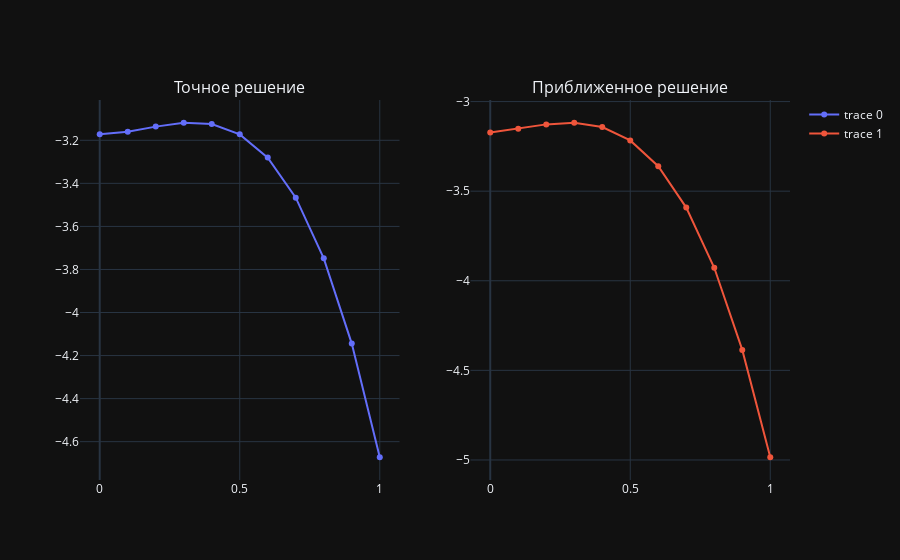

Notebook code for this chart:
### Code cell
# fig, axs = plt.subplots(ncols = 2, nrows = 1)

# X, Y = np.meshgrid(t, x)
# y1 = bw_euler(x,t)



# z = [y1[i][p] for i in range(n_t)]
# axs[0].plot(t, U(t))
# axs[0].set_title(f"Точное решение x= 0.{p}")

# axs[1].plot(t, z, "#F11A7B")
# axs[1].set_title(f"Приблеженное решение x= 0.{p}")
# #axs[1].plot_surface(x, t, bw_euler(x,t))

# fig.tight_layout()
# plt.show()

fig = make_subplots(
    rows=1, cols=2,
   subplot_titles = [ "Точное решение", "Приближенное решение"])

fig.add_trace(
    go.Scatter(x=t, y=U(t)),
    row=1, col=1)

fig.add_trace(
    go.Scatter(x=t, y=z),
    row=1, col=2)

fig.update_layout(
    #scene = dict(aspectmode='cube'),
    height=800,
    #width=800
    
    
)
fig.show()

### Figure 1 — Plotly figure (JSON) as saved in the notebook; plotly's stock layout.template omitted (floating-point values rounded to 4 significant figures)
{"data": [{"type": "scatter", "x": [0, 0.1, 0.2, 0.3, 0.4, 0.5, 0.6, 0.7, 0.8, 0.9, 1], "xaxis": "x", "y": [-3.172, -3.16, -3.136, -3.118, -3.124, -3.172, -3.28, -3.466, -3.748, -4.144, -4.672], "yaxis": "y"}, {"type": "scatter", "x": [0, 0.1, 0.2, 0.3, 0.4, 0.5, 0.6, 0.7, 0.8, 0.9, 1], "xaxis": "x2", "y": [-3.172, -3.151, -3.127, -3.118, -3.142, -3.217, -3.361, -3.592, -3.927, -4.386, -4.985], "yaxis": "y2"}], "layout": {"annotations": [{"font": {"size": 16}, "showarrow": false, "text": "Точное решение", "x": 0.225, "xanchor": "center", "xref": "paper", "y": 1, "yanchor": "bottom", "yref": "paper"}, {"font": {"size": 16}, "showarrow": false, "text": "Приближенное решение", "x": 0.775, "xanchor": "center", "xref": "paper", "y": 1, "yanchor": "bottom", "yref": "paper"}], "autosize": true, "xaxis": {"anchor": "y", "autorange": true, "domain": [0, 0.45], "range": [-0.06693, 1.067], "showspikes": false, "type": "linear"}, "xaxis2": {"anchor": "y2", "autorange": true, "domain": [0.55, 1], "range": [-0.06693, 1.067], "showspikes": false, "type": "linear"}, "yaxis": {"anchor": "x", "autorange": true, "domain": [0, 1], "range": [-4.771, -3.02], "showspikes": false, "type": "linear"}, "yaxis2": {"anchor": "x2", "autorange": true, "domain": [0, 1], "range": [-5.103, -3.0], "showspikes": false, "type": "linear"}}}
